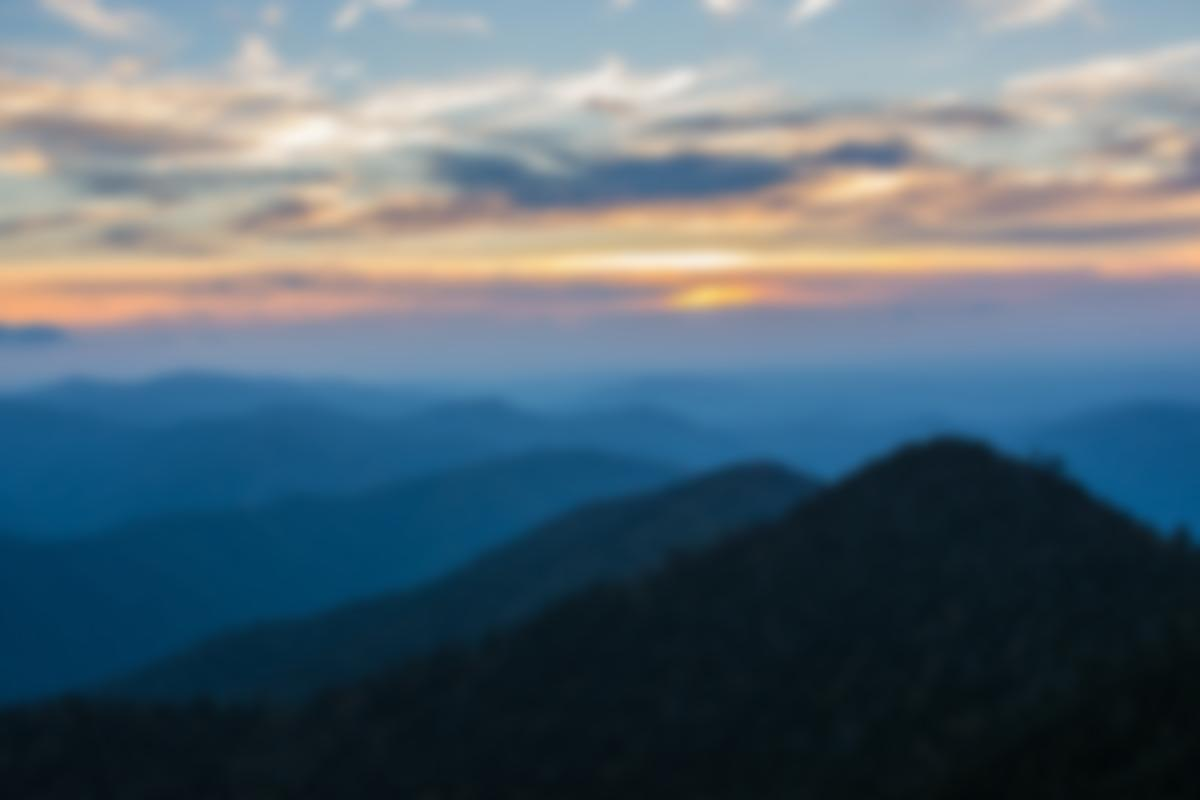
#> input picture img_processed/photo-1516117172878-fd2c41f4a759.jpg, 1200 x 800 px, found by its file name; the run also reads 4 pictures not shown here
$ jupyter execute --allow-errors '4. Python Advanced Topics2.ipynb'   (shell and % lines are left out)
#> lines starting #> are read from the running program, lines starting #| are printed output that depends on the picture
# Python Advanced Topics 2

1. Using "concurrent" Module for parallel processing
2. Object Classes and Instances
3. Recursion
4. Decorators
5. Using "glog" Module for logging & Performance Testing
6. Using "Functools" Module for memoization
7. Using "Pyvis" Module for network visualization

## 1. Using "concurrent" Module for parallel processing

### 1.1 Concurrent Procsses Example 1

[cell 1]
import concurrent.futures
import time


def do_something(seconds):
    print(f'Sleeping {seconds} second(s)...')
    time.sleep(seconds)
    return f'Done Sleeping...{seconds}'

def main():
    start = time.perf_counter()

    # spawning multiple processes using context manager
    with concurrent.futures.ProcessPoolExecutor() as executor:
        secs = [5, 4, 3, 2, 1]

        try:
            # using map
            results = executor.map(do_something, secs)
            for result in results:
                print(result)
        except Exception as e:
            print(e)

    finish = time.perf_counter()

    print(f'Finished in {round(finish-start, 2)} second(s)')

if __name__ == '__main__':
    main()

[cell 2]
import concurrent.futures
import time


def do_something(seconds):
    print(f'Sleeping {seconds} second(s)...')
    time.sleep(seconds)
    return f'Done Sleeping...{seconds}'


def main():
    start = time.perf_counter()

    with concurrent.futures.ProcessPoolExecutor() as executor:
        secs = [5, 4, 3, 2, 1]

        # using List comprehession
        results = [executor.submit(do_something, sec) for sec in secs]
        for f in concurrent.futures.as_completed(results):
            print(f.result())

    finish = time.perf_counter()

    print(f'Finished in {round(finish-start, 2)} second(s)')

if __name__ == '__main__':
    main()

#### AttributeError Workaround 1

Re: With Jupyter Notebook, Can't get attribute 'do_something'... The key changes:

1. Added if __name__ == '__main__': guard to prevent the code from running when imported as a module
2. Wrapped the main execution in a function and called it under the if __name__ == '__main__' block
3. Added list() around executor.map() to ensure all results are processed before continuing

[cell 3]
import concurrent.futures
import time

def do_something(seconds):
    print(f'Sleeping {seconds} second(s)...')
    time.sleep(seconds)
    return f'Done Sleeping...{seconds}'

def main():
    start = time.perf_counter()

    # Important: Define the function at the module level
    # and use __name__ == '__main__' guard
    if __name__ == '__main__':
        with concurrent.futures.ProcessPoolExecutor() as executor:
            secs = [5, 4, 3, 2, 1]

            # Using map
            results = list(executor.map(do_something, secs))
            for result in results:
                print(result)

        finish = time.perf_counter()
        print(f'Finished in {round(finish-start, 2)} second(s)')

if __name__ == '__main__':
    main()

### 1.2 Concurrent Procsses Example 2

[cell 4]
# Parallel processing with mutiple processes
import time
import concurrent.futures
from PIL import Image, ImageFilter

img_names = [
    'photo-1516117172878-fd2c41f4a759.jpg',
    'photo-1532009324734-20a7a5813719.jpg',
    'photo-1524429656589-6633a470097c.jpg',
    'photo-1530224264768-7ff8c1789d79.jpg',
    'photo-1564135624576-c5c88640f235.jpg',
    'photo-1541698444083-023c97d3f4b6.jpg',
    'photo-1522364723953-452d3431c267.jpg',
    'photo-1513938709626-033611b8cc03.jpg',
    'photo-1507143550189-fed454f93097.jpg',
    'photo-1493976040374-85c8e12f0c0e.jpg',
    'photo-1504198453319-5ce911bafcde.jpg',
    'photo-1530122037265-a5f1f91d3b99.jpg',
    'photo-1516972810927-80185027ca84.jpg',
    'photo-1550439062-609e1531270e.jpg',
    'photo-1549692520-acc6669e2f0c.jpg'
]

size = (1200, 1200)


def process_image(img_name):
#> called with img_name = 'photo-1516117172878-fd2c41f4a759.jpg'
    img = Image.open(img_name)
#> img is the input picture: PIL image 1200x800 RGB; mean R, G, B 88, 105.2, 116.6

    img = img.filter(ImageFilter.GaussianBlur(15))

    img.thumbnail(size)
    img.save(f'img_processed/{img_name}')
    print(f'{img_name} was processed...')


def main():
    t1 = time.perf_counter()

    with concurrent.futures.ProcessPoolExecutor() as executor:

        executor.map(process_image, img_names)
#> call 3 of process_image, with img_name = 'photo-1524429656589-6633a470097c.jpg'
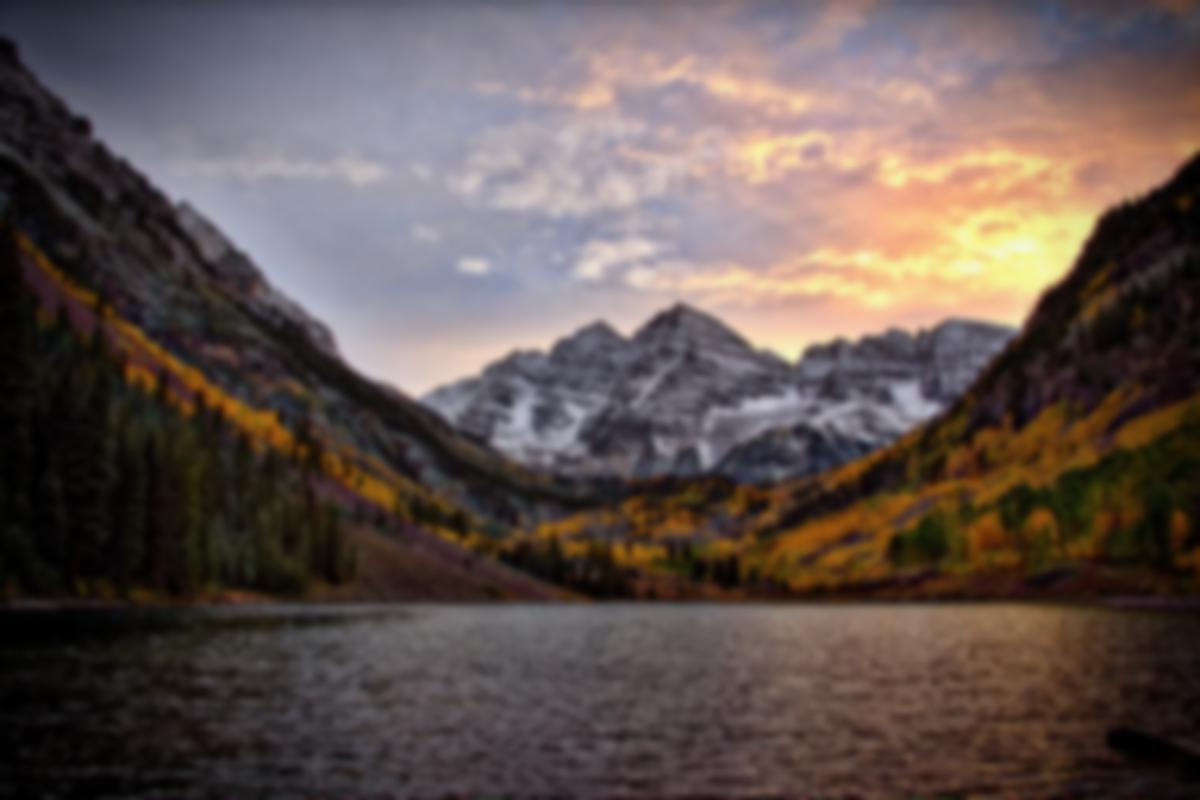
#> input picture img_processed/photo-1524429656589-6633a470097c.jpg, 1200 x 800 px, found by its file name
#> in process_image, img is the input picture: PIL image 1200x800 RGB; mean R, G, B 98, 84.5, 80.4
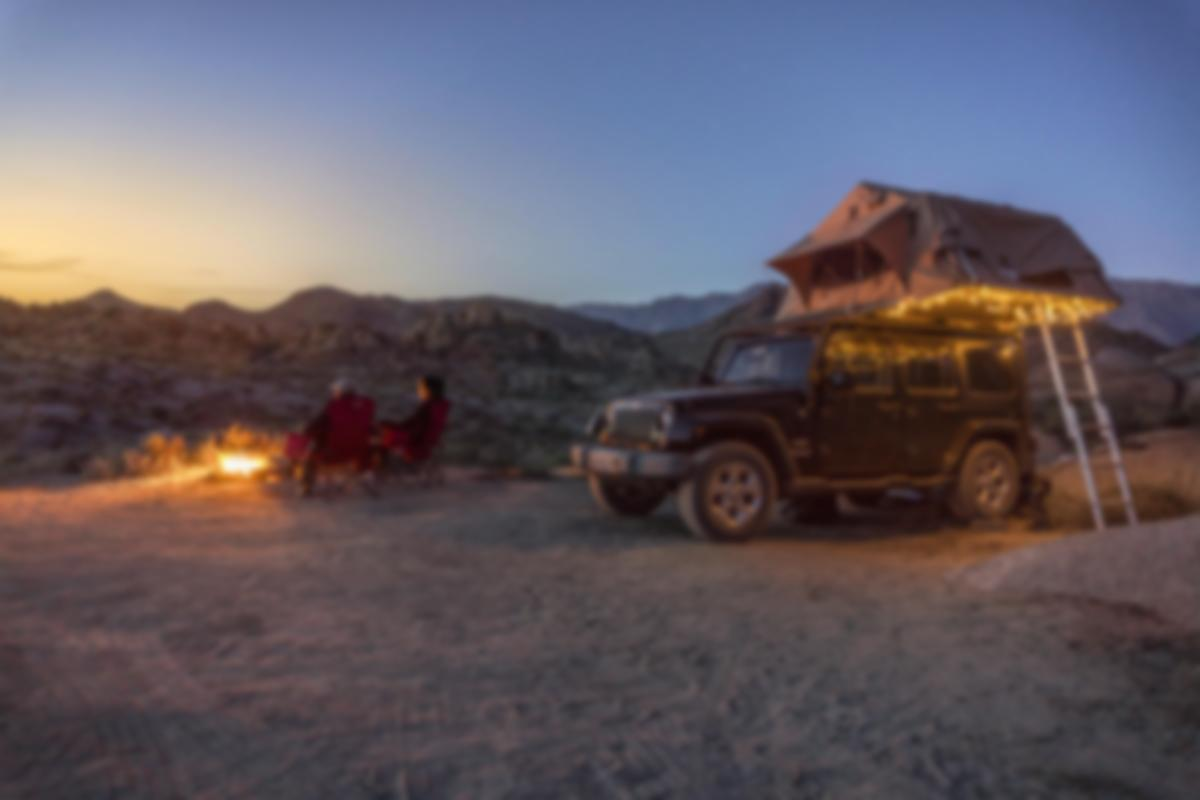
#> input picture img_processed/photo-1564135624576-c5c88640f235.jpg, 1200 x 800 px, found by its file name
#> in process_image, img is the input picture: PIL image 1200x800 RGB; mean R, G, B 98.4, 91.1, 99.7
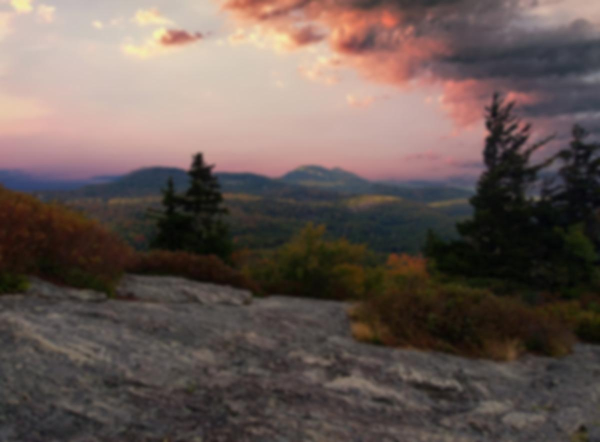
#> input picture img_processed/photo-1541698444083-023c97d3f4b6.jpg, 1200 x 884 px, found by its file name (shown at 1/2 size)
#> in process_image, img is the input picture: PIL image 1200x884 RGB; mean R, G, B 103, 88.8, 83.6
#> in process_image (call 8), `img = img.filter(ImageFilter.GaussianBlur(15))`:
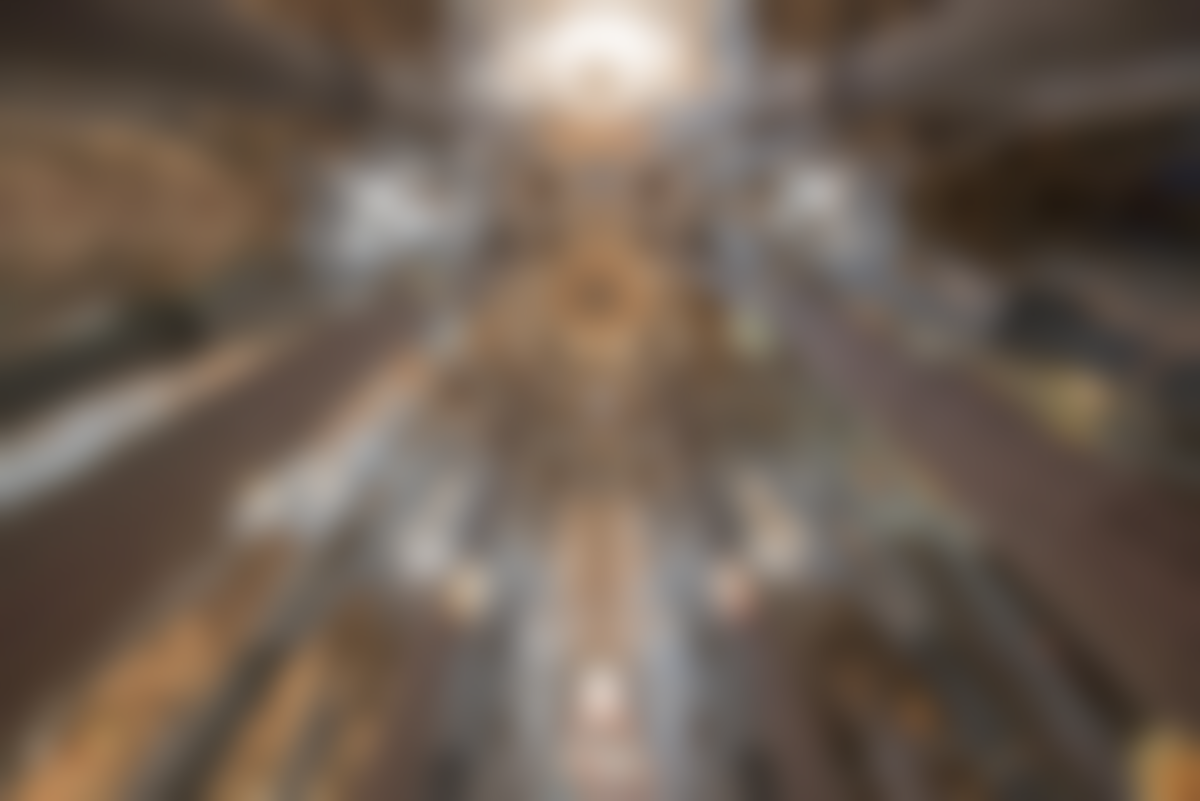
#> img: PIL image 1200x801 RGB; mean R, G, B 109.3, 94.6, 82.6
#> (the rest of the program and of its run is left out)
